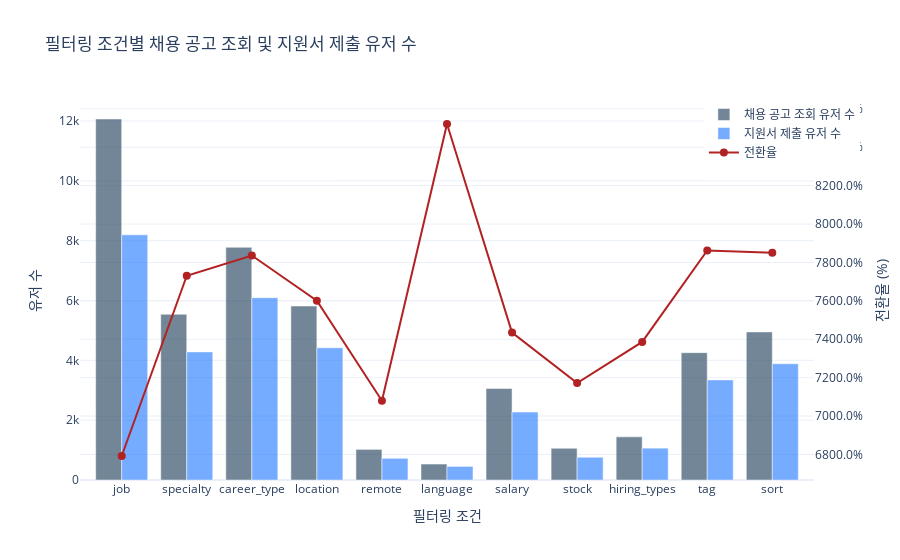

The cell this chart's notebook holds for it:
### Markdown cell above
#### 6-4-1. 필터링 조건별 채용 공고 조회 및 지원서 제출 유저 수 시각화
- 각 필터링 조건별로 **채용 공고 조회 유저 수**와 **지원서 제출 유저 수**를 이중 막대 그래프로 표현함
- 각 필터 조건별 **전환율**을 꺾은선 그래프로 추가하여 시각화의 심층적 분석을 가능하게 함

- **채용 공고 조회 유저 수**와 **지원서 제출 유저 수**:
  - 막대 그래프를 통해 필터링 조건별 채용 공고 조회와 지원서 제출 수를 비교
  - `barmode='group'` 옵션으로 두 막대가 나란히 배치되어, 각 필터의 두 수치를 직관적으로 파악 가능

- **전환율**:
  - 각 필터링 조건에 따른 전환율을 꺾은선 그래프로 추가하여 필터 효과에 따른 전환율 변화를 시각적으로 표현함
  - 전환율의 시각화는 이중 축(`yaxis2`)을 사용하여 별도의 오른쪽 y축으로 나타냄

### Code cell
# 필터링 조건별 채용 공고 조회 및 지원서 제출 유저 수 시각화
fig = go.Figure()

# 채용 공고 조회 유저 수
fig.add_trace(go.Bar(
    x=results_df['필터링 조건'],
    y=results_df['채용 공고를 조회한 유저 수'],
    name='채용 공고 조회 유저 수',
    marker_color='rgba(55, 83, 109, 0.7)'
))

# 지원서 제출 유저 수
fig.add_trace(go.Bar(
    x=results_df['필터링 조건'],
    y=results_df['지원서 제출 유저 수'],
    name='지원서 제출 유저 수',
    marker_color='rgba(26, 118, 255, 0.6)'
))

# 레이아웃 설정
fig.update_layout(
    title='필터링 조건별 채용 공고 조회 및 지원서 제출 유저 수',
    xaxis_title='필터링 조건',
    yaxis_title='유저 수',
    barmode='group',
    legend=dict(x=0.85, y=1),
    template='plotly_white'
)

# 전환율 시각화 (필터링 조건별 전환율을 선 그래프로 추가)
fig.add_trace(go.Scatter(
    x=results_df['필터링 조건'],
    y=results_df['전환율 (%)'],
    mode='lines+markers',
    name='전환율',
    yaxis='y2',
    line=dict(color='firebrick', width=2),
    marker=dict(size=8)
))

# 2차 축 추가 설정
fig.update_layout(
    yaxis2=dict(
        title='전환율 (%)',
        overlaying='y',
        side='right',
        tickformat=".1%"
    )
)

fig.show()

### Figure 1 — Plotly figure (JSON) as saved in the notebook; plotly's stock layout.template omitted (floating-point values rounded to 4 significant figures)
{"data": [{"marker": {"color": "rgba(55, 83, 109, 0.7)"}, "name": "채용 공고 조회 유저 수", "type": "bar", "x": ["job", "specialty", "career_type", "location", "remote", "language", "salary", "stock", "hiring_types", "tag", "sort"], "y": [12068, 5540, 7779, 5816, 1024, 534, 3057, 1061, 1442, 4257, 4951]}, {"marker": {"color": "rgba(26, 118, 255, 0.6)"}, "name": "지원서 제출 유저 수", "type": "bar", "x": ["job", "specialty", "career_type", "location", "remote", "language", "salary", "stock", "hiring_types", "tag", "sort"], "y": [8196, 4283, 6096, 4421, 725, 455, 2273, 761, 1065, 3347, 3887]}, {"line": {"color": "firebrick", "width": 2}, "marker": {"size": 8}, "mode": "lines+markers", "name": "전환율", "type": "scatter", "x": ["job", "specialty", "career_type", "location", "remote", "language", "salary", "stock", "hiring_types", "tag", "sort"], "y": [67.92, 77.31, 78.36, 76.01, 70.8, 85.21, 74.35, 71.72, 73.86, 78.62, 78.51], "yaxis": "y2"}], "layout": {"barmode": "group", "legend": {"x": 0.85, "y": 1}, "title": {"text": "필터링 조건별 채용 공고 조회 및 지원서 제출 유저 수"}, "xaxis": {"title": {"text": "필터링 조건"}}, "yaxis": {"title": {"text": "유저 수"}}, "yaxis2": {"overlaying": "y", "side": "right", "tickformat": ".1%", "title": {"text": "전환율 (%)"}}}}
